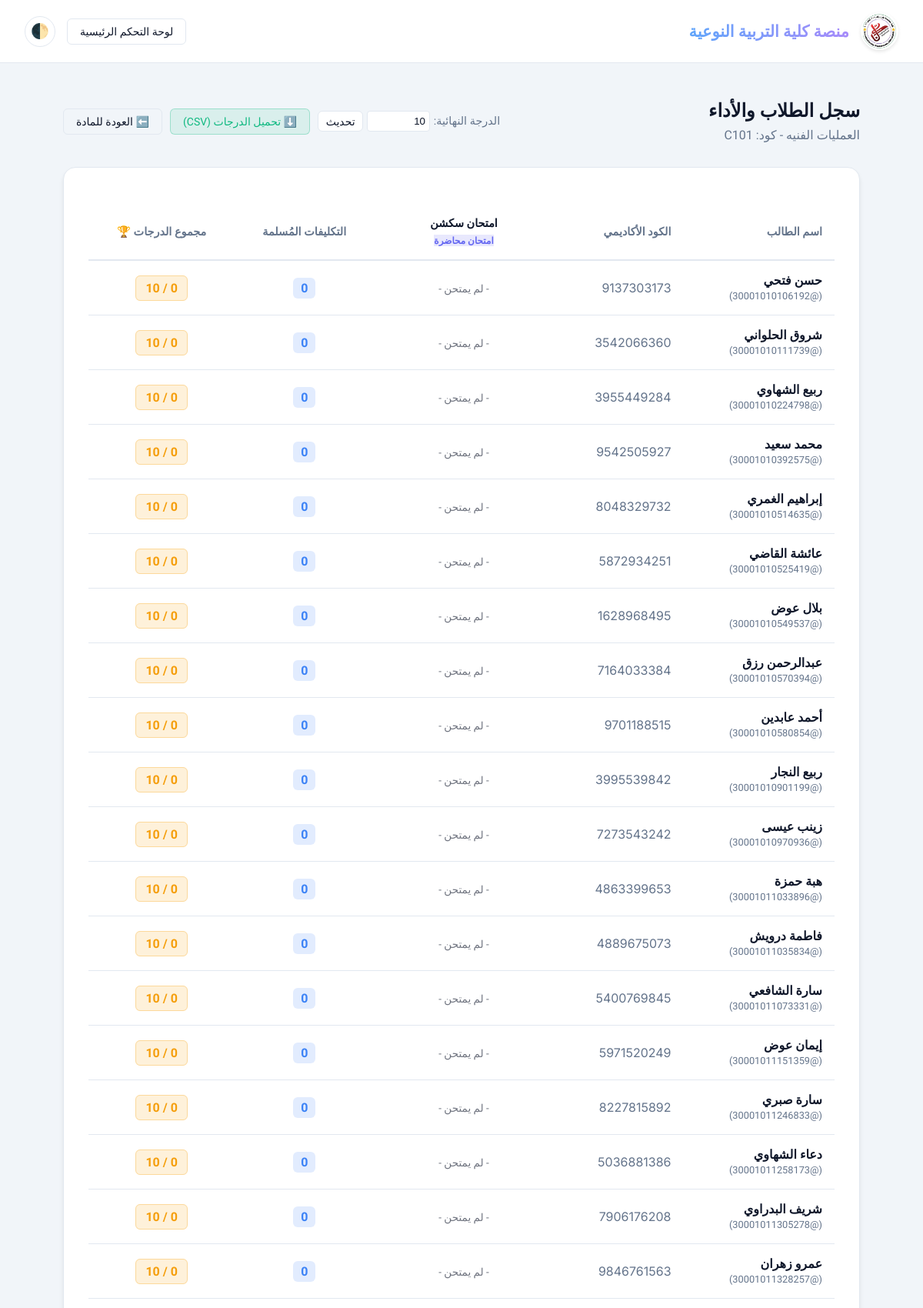
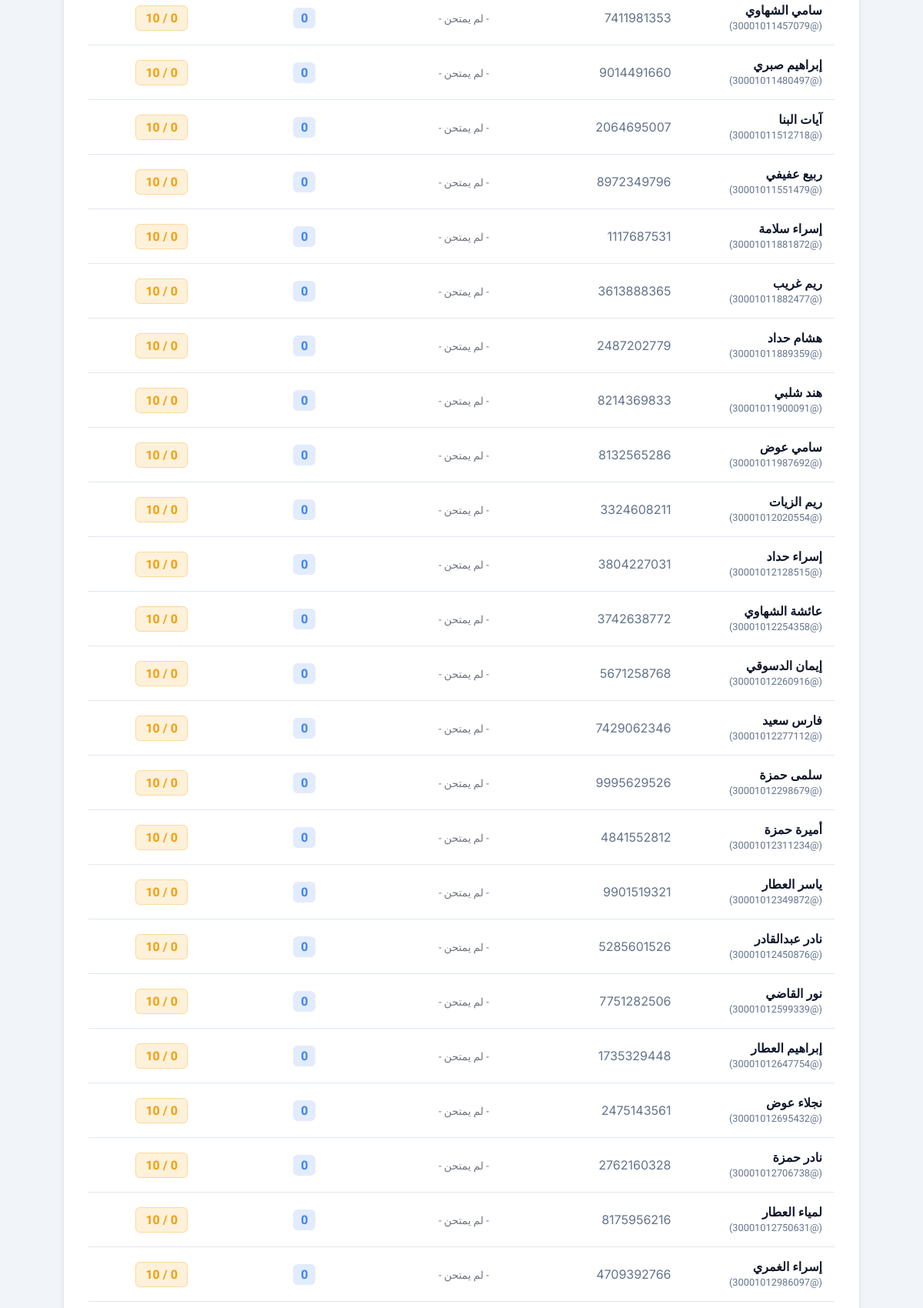
The app's page /subject/2/roster/ (signed in, upper part) with its own data (2 pictures, top to bottom).
### lms_app/models.py (models this page shows, shortened)
class Subject(models.Model):
    DAYS_OF_WEEK = (
        (0, 'Monday'),
        (1, 'Tuesday'),
        (2, 'Wednesday'),
        (3, 'Thursday'),
        (4, 'Friday'),
        (5, 'Saturday'),
        (6, 'Sunday'),
    )
    name = models.CharField(max_length=200)
    code = models.CharField(max_length=20, unique=True, null=True, blank=True, verbose_name="كود المادة")
    description = models.TextField(blank=True)
    official_book = models.FileField(upload_to=get_book_upload_path, blank=True, null=True)
    professor = models.ForeignKey(
        User,
        on_delete=models.SET_NULL,
        null=True,
        limit_choices_to={'role': User.Role.DOCTOR},
        related_name='subjects_taught'
    )
    lecture_day = models.IntegerField(choices=DAYS_OF_WEEK, null=True, blank=True)
    academic_year = models.IntegerField(choices=User.ACADEMIC_YEAR_CHOICES, default=1)
    max_total_grade = models.IntegerField(default=100)
    @property
    def students(self):
        return self.enrolled_students.filter(role=User.Role.STUDENT)

class Exam(models.Model):
    subject = models.ForeignKey('Subject', on_delete=models.CASCADE, related_name='exams', verbose_name="المادة")
    title = models.CharField(max_length=200, verbose_name="عنوان الامتحان")
    description = models.TextField(blank=True, null=True, verbose_name="تعليمات الامتحان")
    EXAM_TYPE_CHOICES = (
        ('LECTURE', 'محاضرة'),
        ('SECTION', 'سكشن'),
    )
    exam_type = models.CharField(max_length=20, choices=EXAM_TYPE_CHOICES, default='LECTURE')
    creator = models.ForeignKey('User', on_delete=models.SET_NULL, null=True, blank=True, related_name='created_exams')
    subject_section = models.ForeignKey('SubjectSection', on_delete=models.CASCADE, null=True, blank=True, related_name='exams')
    start_date = models.DateTimeField(blank=True, null=True, verbose_name="تاريخ ووقت فتح الامتحان")
    end_date = models.DateTimeField(blank=True, null=True, verbose_name="تاريخ ووقت غلق الامتحان")
    duration_minutes = models.PositiveIntegerField(default=30, verbose_name="مدة الامتحان (بالدقائق)")
    is_active = models.BooleanField(default=False, verbose_name="مفعل (يمكن إيقافه يدوياً)")
    show_score = models.BooleanField(default=True, verbose_name="إظهار الدرجة للطالب بعد التسليم")
    show_answers = models.BooleanField(default=False, verbose_name="إظهار الإجابات الصحيحة للطالب")
    created_at = models.DateTimeField(auto_now_add=True)

class User(AbstractUser):
    class Role(models.TextChoices):
        ADMIN = 'ADMIN', _('Admin')
        DOCTOR = 'DOCTOR', _('Doctor')
        STUDENT = 'STUDENT', _('Student')
    ACADEMIC_YEAR_CHOICES = (
        (1, 'First Year'),
        (2, 'Second Year'),
        (3, 'Third Year'),
        (4, 'Fourth Year'),
    )
    role = models.CharField(max_length=20, choices=Role.choices, default=Role.STUDENT)
    university_id = models.CharField(max_length=20, unique=True, null=True, blank=True)
    department = models.CharField(max_length=100, blank=True)
    academic_year = models.IntegerField(choices=ACADEMIC_YEAR_CHOICES, default=1, null=True, blank=True)
    section_group = models.IntegerField(
        null=True,
        blank=True,
        help_text=_('Section 1 to 5')
    )
    date_of_birth = models.DateField(null=True, blank=True)
    gender = models.CharField(max_length=10, choices=[('Male', 'Male'), ('Female', 'Female')], null=True, blank=True)
    needs_review = models.BooleanField(default=False, help_text=_('Flagged for manual review (e.g. English name translation)'))
    profile_picture = models.ImageField(upload_to='profile_pics/', blank=True, null=True)
    registered_subjects = models.ManyToManyField('Subject', blank=True, related_name='enrolled_students')
    REQUIRED_FIELDS = ['email', 'role']

### lms_app/views.py (the view)
# urls.py: path('subject/<int:subject_id>/roster/', views.subject_roster, name='subject_roster'),
@login_required(login_url='/login/')
@user_passes_test(is_doctor, login_url='/login/')
def subject_roster(request, subject_id):
    subject = get_object_or_404(Subject, id=subject_id)
    if subject.professor != request.user:
        messages.error(request, "غير مصرح لك بعرض بيانات هذه المادة")
        return HttpResponseRedirect(request.META.get('HTTP_REFERER', '/doctor/dashboard/'))
    assign_sum = Submission.objects.filter(
        student=OuterRef('pk'), assignment__subject=subject
    ).values('student').annotate(total=Sum('grade')).values('total')
    assign_count = Submission.objects.filter(
        student=OuterRef('pk'), assignment__subject=subject
    ).values('student').annotate(c=Count('id')).values('c')
    exam_sum = ExamAttempt.objects.filter(
        student=OuterRef('pk'), exam__subject=subject, exam__exam_type='LECTURE', is_submitted=True
    ).values('student').annotate(total=Sum('score')).values('total')
    exam_count = ExamAttempt.objects.filter(
        student=OuterRef('pk'), exam__subject=subject, exam__exam_type='LECTURE', is_submitted=True
    ).values('student').annotate(c=Count('id')).values('c')
    students = list(subject.students.annotate(
        submission_count=Coalesce(Subquery(assign_count, output_field=IntegerField()), 0),
        assignment_grade=Coalesce(Subquery(assign_sum, output_field=IntegerField()), 0),
        exam_attempt_count=Coalesce(Subquery(exam_count, output_field=IntegerField()), 0),
        exam_grade=Coalesce(Subquery(exam_sum, output_field=IntegerField()), 0),
    ).annotate(
        total_grade=F('assignment_grade') + F('exam_grade')
    ).order_by('username').prefetch_related(
        Prefetch('exam_attempts', queryset=ExamAttempt.objects.filter(exam__subject=subject, exam__exam_type='LECTURE', is_submitted=True), to_attr='subject_exam_attempts')
    ))
    exams = Exam.objects.filter(subject=subject, exam_type='LECTURE').order_by('created_at')
    for student in students:
        attempt_dict = {attempt.exam_id: attempt.score for attempt in student.subject_exam_attempts}
        student.ordered_exam_scores = [attempt_dict.get(exam.id, None) for exam in exams]
    return render(request, 'subject_roster.html', {
        'subject': subject,
        'students': students,
        'exams': exams
    })

### lms_app/context_processors.py (called while the page is built)
def active_announcement(request):
    return {
        'GLOBAL_ANNOUNCEMENT': GlobalAnnouncement.objects.filter(is_active=True).last()
    }

def user_notifications(request):
    if request.user.is_authenticated:
        return {'USER_NOTIFICATIONS': request.user.notifications.filter(is_read=False).order_by('-created_at')}
    return {'USER_NOTIFICATIONS': []}

### lms_app/views.py (called while the page is built)
def is_doctor(user):
    return user.is_authenticated and user.role == User.Role.DOCTOR

### lms_app/templates/subject_roster.html (shortened to what this page needs)
{% load static %}
<!DOCTYPE html>
<html lang="ar" dir="rtl">
<head>
</head>
<body>
    <nav class="navbar">
                <a style="display: flex; align-items: center; gap: 15px; text-decoration: none;" href="
    {% if request.user.is_authenticated %}
        {% if request.user.role == 'STUDENT' %}
            {% url 'student_dashboard' %}
        {% elif request.user.role == 'DOCTOR' %}
            {% url 'doctor_dashboard' %}
        {% else %}
            {% url 'login' %}
        {% endif %}
    {% else %}
        {% url 'login' %}
    {% endif %}
">
            <img src="{% static 'images/logo_nav.png' %}" alt="University Logo" style="height: 45px; width: 45px; object-fit: contain; background-color: white; border-radius: 50%; padding: 2px; box-shadow: 0 2px 4px rgba(0,0,0,0.1);">
            <h1 style="font-family: 'Cairo', sans-serif !important; font-weight: 700; font-size: 1.3rem; color: var(--text-primary); margin: 0;">منصة كلية التربية النوعية</h1>
        </a>
        <div style="display: flex; align-items: center; gap: 15px;">
            <a href="{% url 'doctor_dashboard' %}" class="action-btn">لوحة التحكم الرئيسية</a>
            <button id="theme-toggle" type="button" class="btn" style="background: var(--surface-card); border: 1px solid var(--border-color); color: var(--text-primary); border-radius: 50%; width: 40px; height: 40px; display: flex; align-items: center; justify-content: center; font-size: 1.2rem; cursor: pointer; transition: all 0.3s ease; padding: 0;">🌓</button>
        </div>
    </nav>
    <div class="container">
        <div style="display: flex; justify-content: space-between; align-items: center; margin-bottom: 2rem;">
            <div>
                <h2 style="margin: 0; color: var(--text-primary);">سجل الطلاب والأداء</h2>
                <p style="color: var(--text-muted); margin: 0.5rem 0 0 0;">{{ subject.name }} - كود: {{ subject.code }}</p>
            </div>
            <div style="display: flex; gap: 10px;">
                <form action="{% url 'update_subject_grade' subject.id %}" method="post" style="display: flex; gap: 5px; align-items: center;">
                    <label for="max_grade" style="color: var(--text-muted); font-size: 0.9rem;">الدرجة النهائية:</label>
                    <input type="number" name="max_grade" value="{{ subject.max_total_grade }}" min="1" style="width: 70px; padding: 0.3rem; border: 1px solid var(--border-color); border-radius: 4px; background: var(--surface-card); color: var(--text-primary);">
                    <button type="submit" class="action-btn" style="padding: 0.3rem 0.6rem; background: var(--surface-card);">تحديث</button>
                </form>
                <a href="{% url 'export_grades_csv' subject.id %}" class="action-btn" style="background-color: rgba(16, 185, 129, 0.1); color: #10b981; border-color: rgba(16, 185, 129, 0.3);">⬇️ تحميل الدرجات (CSV)</a>
                <a href="{% url 'subject_detail' subject.id %}" class="action-btn">⬅️ العودة للمادة</a>
            </div>
        </div>
        <div class="interactive-card">
            <table>
                <thead>
                    <tr style="border-bottom: 2px solid var(--border-color);">
                        <th style="white-space: nowrap;">اسم الطالب</th>
                        <th style="white-space: nowrap;">الكود الأكاديمي</th>
                        {% for exam in exams %}
                        <th style="min-width: 150px; text-align: center;">
                            <div style="margin-bottom: 5px; color: var(--text-primary);">{{ exam.title }}</div>
                            {% if exam.exam_type == 'SECTION' %}
                                <span class="badge" style="background-color: rgba(14, 165, 233, 0.15); color: #0ea5e9; font-size: 0.75rem;">امتحان سكشن - {{ exam.subject_section.name }}</span>
                            {% else %}
                                <span class="badge" style="background-color: rgba(99, 102, 241, 0.15); color: #6366f1; font-size: 0.75rem;">امتحان محاضرة</span>
                            {% endif %}
                        </th>
                        {% endfor %}
                        <th style="white-space: nowrap; text-align: center;">التكليفات المُسلمة</th>
                        <th style="white-space: nowrap; text-align: center;">مجموع الدرجات 🏆</th>
                    </tr>
                </thead>
                <tbody>
                    {% for student in students %}
                    <tr>
                        <td style="font-weight: 600; white-space: nowrap;">{{ student.first_name }} {{ student.last_name }} <br><span style="color: var(--text-muted); font-size: 0.8rem; font-weight: normal;">(@{{ student.username }})</span></td>
                        <td class="inter-font" style="color: var(--text-muted); white-space: nowrap; vertical-align: middle;">{{ student.university_id|default:"-" }}</td>
                        {% for score in student.ordered_exam_scores %}
                        <td style="text-align: center; vertical-align: middle;">
                            {% if score is not None %}
                                <span style="color: #10b981; background: rgba(16, 185, 129, 0.1); padding: 4px 10px; border-radius: 6px; font-weight: bold;" class="inter-font">{{ score }}</span>
                            {% else %}
                                <span class="text-muted" style="font-size: 0.85rem; opacity: 0.6;">- لم يمتحن -</span>
                            {% endif %}
                        </td>
                        {% endfor %}
                        <td style="text-align: center; vertical-align: middle;"><span style="background: rgba(59, 130, 246, 0.15); color: #3b82f6; padding: 4px 10px; border-radius: 6px; font-weight: bold;">{{ student.submission_count }}</span></td>
                        <td style="text-align: center; vertical-align: middle;"><span style="background: rgba(245, 158, 11, 0.15); color: #f59e0b; border: 1px solid rgba(245, 158, 11, 0.3); padding: 6px 12px; border-radius: 6px; font-weight: bold;">{{ student.total_grade }} / {{ subject.max_total_grade }}</span></td>
                    </tr>
                    {% empty %}
                    <tr>
                        <td colspan="100" style="text-align: center; color: var(--text-muted); padding: 2rem;">لا يوجد طلاب مسجلين في هذه المادة.</td>
                    </tr>
                    {% endfor %}
                </tbody>
            </table>
        </div>
    </div>
</body>
</html>

### lms_app/templates/subject_roster.html (style rules this page uses)
body, p, span, div, td, th { font-family: 'Tajawal', sans-serif !important; }
h1, h2, h3, h4, h5, h6 { font-family: 'Cairo', sans-serif !important; font-weight: 700; }
.badge, .inter-font { font-family: 'Inter', 'Tajawal', sans-serif !important; }
:root { --bg-main: #f1f5f9; --surface-card: #ffffff; --text-primary: #0f172a; --text-muted: #64748b; --brand-primary: #4f46e5; --brand-hover: #4338ca; --border-color: #e2e8f0; --shadow-sm: 0 1px 3px rgba(0,0,0,0.1); --shadow-md: 0 4px 6px -1px rgba(0,0,0,0.1); --shadow-hover: 0 20px 25px -5px rgba(79, 70, 229, 0.15); --transition-speed: 0.3s; }
body { background-color: var(--bg-main) !important; color: var(--text-primary) !important; transition: background-color var(--transition-speed) ease, color var(--transition-speed) ease; margin: 0; min-height: 100vh; }
.navbar { width: 100%; background: var(--surface-card); backdrop-filter: blur(10px); border-bottom: 1px solid var(--border-color); padding: 1rem 2rem; display: flex; justify-content: space-between; align-items: center; box-sizing: border-box; position: sticky; top: 0; z-index: 100; }
.navbar h1 { margin: 0; font-size: 1.25rem; background: linear-gradient(to right, #60a5fa, #a78bfa); -webkit-background-clip: text; -webkit-text-fill-color: transparent; }
.container { max-width: 1100px; width: 100%; margin: 0 auto; padding: 3rem 2rem; box-sizing: border-box; }
.interactive-card { background-color: var(--surface-card) !important; border: 1px solid var(--border-color) !important; border-radius: 16px !important; box-shadow: var(--shadow-md) !important; padding: 2rem; overflow-x: auto; }
.action-btn { background-color: transparent; color: var(--text-primary); border: 1px solid var(--border-color); padding: 0.5rem 1rem; border-radius: 6px; text-decoration: none; font-size: 0.875rem; transition: all 0.2s; display: inline-block; }
table { width: 100%; border-collapse: collapse; text-align: right; margin-top: 1rem; }
th { background-color: var(--surface-card); color: var(--text-muted); padding: 1rem; font-size: 0.9rem; border-bottom: 2px solid var(--border-color); }
td { padding: 1rem; color: var(--text-primary); border-bottom: 1px solid var(--border-color); transition: background-color 0.2s; }

### records on screen
Subject: name "العمليات الفنيه", code "C101", max_grade "10", max_total_grade "10"
Exam: title "امتحان سكشن", exam_type "امتحان محاضرة"
User: first_name "حسن", last_name "فتحي", username "30001010106192", university_id "9137303173", submission_count "0"
User: first_name "شروق", last_name "الحلواني", username "30001010111739", university_id "3542066360", submission_count "0"
User: first_name "ربيع", last_name "الشهاوي", username "30001010224798", university_id "3955449284", submission_count "0"
User: first_name "محمد", last_name "سعيد", username "30001010392575", university_id "9542505927", submission_count "0"
User: first_name "إبراهيم", last_name "الغمري", username "30001010514635", university_id "8048329732", submission_count "0"
User: first_name "عائشة", last_name "القاضي", username "30001010525419", university_id "5872934251", submission_count "0"
User: first_name "بلال", last_name "عوض", username "30001010549537", university_id "1628968495", submission_count "0"
User: first_name "عبدالرحمن", last_name "رزق", username "30001010570394", university_id "7164033384", submission_count "0"
User: first_name "أحمد", last_name "عابدين", username "30001010580854", university_id "9701188515", submission_count "0"
User: first_name "ربيع", last_name "النجار", username "30001010901199", university_id "3995539842", submission_count "0"
User: first_name "زينب", last_name "عيسى", username "30001010970936", university_id "7273543242", submission_count "0"
User: first_name "هبة", last_name "حمزة", username "30001011033896", university_id "4863399653", submission_count "0"
User: first_name "فاطمة", last_name "درويش", username "30001011035834", university_id "4889675073", submission_count "0"
User: first_name "سارة", last_name "الشافعي", username "30001011073331", university_id "5400769845", submission_count "0"
User: first_name "إيمان", last_name "عوض", username "30001011151359", university_id "5971520249", submission_count "0"
User: first_name "سارة", last_name "صبري", username "30001011246833", university_id "8227815892", submission_count "0"
User: first_name "دعاء", last_name "الشهاوي", username "30001011258173", university_id "5036881386", submission_count "0"
User: first_name "شريف", last_name "البدراوي", username "30001011305278", university_id "7906176208", submission_count "0"
User: first_name "عمرو", last_name "زهران", username "30001011328257", university_id "9846761563", submission_count "0"
User: first_name "سامي", last_name "الشهاوي", username "30001011457079", university_id "7411981353", submission_count "0"
User: first_name "إبراهيم", last_name "صبري", username "30001011480497", university_id "9014491660", submission_count "0"
User: first_name "آيات", last_name "البنا", username "30001011512718", university_id "2064695007", submission_count "0"
User: first_name "ربيع", last_name "عفيفي", username "30001011551479", university_id "8972349796", submission_count "0"
User: first_name "إسراء", last_name "سلامة", username "30001011881872", university_id "1117687531", submission_count "0"
User: first_name "ريم", last_name "غريب", username "30001011882477", university_id "3613888365", submission_count "0"
User: first_name "هشام", last_name "حداد", username "30001011889359", university_id "2487202779", submission_count "0"
User: first_name "هند", last_name "شلبي", username "30001011900091", university_id "8214369833", submission_count "0"
User: first_name "سامي", last_name "عوض", username "30001011987692", university_id "8132565286", submission_count "0"
User: first_name "ريم", last_name "الزيات", username "30001012020554", university_id "3324608211", submission_count "0"
User: first_name "إسراء", last_name "حداد", username "30001012128515", university_id "3804227031", submission_count "0"
User: first_name "عائشة", last_name "الشهاوي", username "30001012254358", university_id "3742638772", submission_count "0"
User: first_name "إيمان", last_name "الدسوقي", username "30001012260916", university_id "5671258768", submission_count "0"
User: first_name "فارس", last_name "سعيد", username "30001012277112", university_id "7429062346", submission_count "0"
User: first_name "سلمى", last_name "حمزة", username "30001012298679", university_id "9995629526", submission_count "0"
User: first_name "أميرة", last_name "حمزة", username "30001012311234", university_id "4841552812", submission_count "0"
User: first_name "ياسر", last_name "العطار", username "30001012349872", university_id "9901519321", submission_count "0"
User: first_name "نادر", last_name "عبدالقادر", username "30001012450876", university_id "5285601526", submission_count "0"
User: first_name "نور", last_name "القاضي", username "30001012599339", university_id "7751282506", submission_count "0"
User: first_name "إبراهيم", last_name "العطار", username "30001012647754", university_id "1735329448", submission_count "0"
User: first_name "نجلاء", last_name "عوض", username "30001012695432", university_id "2475143561", submission_count "0"
User: first_name "نادر", last_name "حمزة", username "30001012706738", university_id "2762160328", submission_count "0"
User: first_name "لمياء", last_name "العطار", username "30001012750631", university_id "8175956216", submission_count "0"
User: first_name "إسراء", last_name "الغمري", username "30001012986097", university_id "4709392766", submission_count "0"
